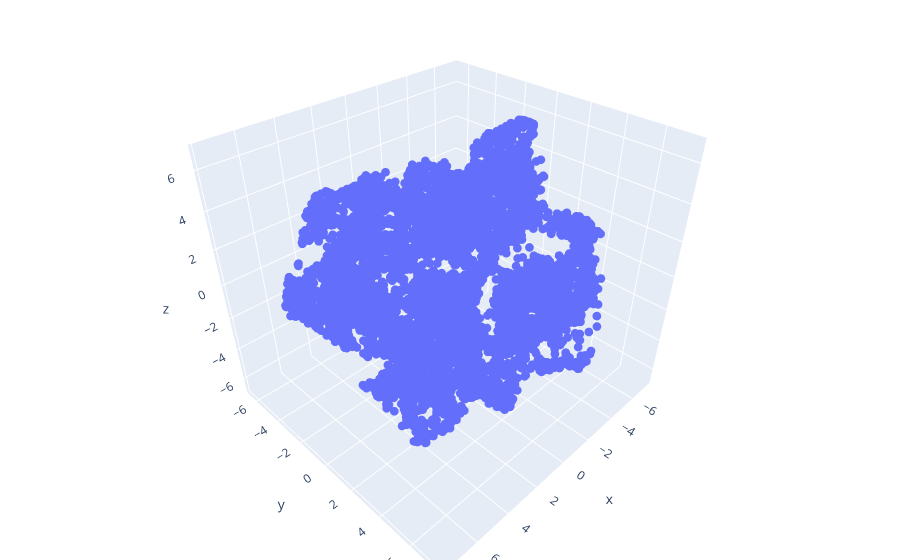

The cell this chart's notebook holds for it:
### Code cell
x=pca_tsne2[:, 0]
y=pca_tsne2[:, 1]
z=pca_tsne2[:, 2]

fig = go.Figure(data=[go.Scatter3d(
    x=x,
    y=y,
    z=z,
    mode='markers',
    marker=dict(size=3, symbol="circle"),
    )
])

# tight layout
fig.update_layout(margin=dict(l=0, r=0, b=0, t=0))
fig.show()

### Figure 1 — Plotly figure (JSON) as saved in the notebook; plotly's stock layout.template omitted (floating-point values rounded to 4 significant figures; data arrays with more than 128 entries replaced by an {"elided": "..."} marker saying what was removed)
{"data": [{"marker": {"size": 3, "symbol": "circle"}, "mode": "markers", "type": "scatter3d", "x": {"elided": "10000 float values"}, "y": {"elided": "10000 float values"}, "z": {"elided": "10000 float values"}}], "layout": {"margin": {"b": 0, "l": 0, "r": 0, "t": 0}}}
